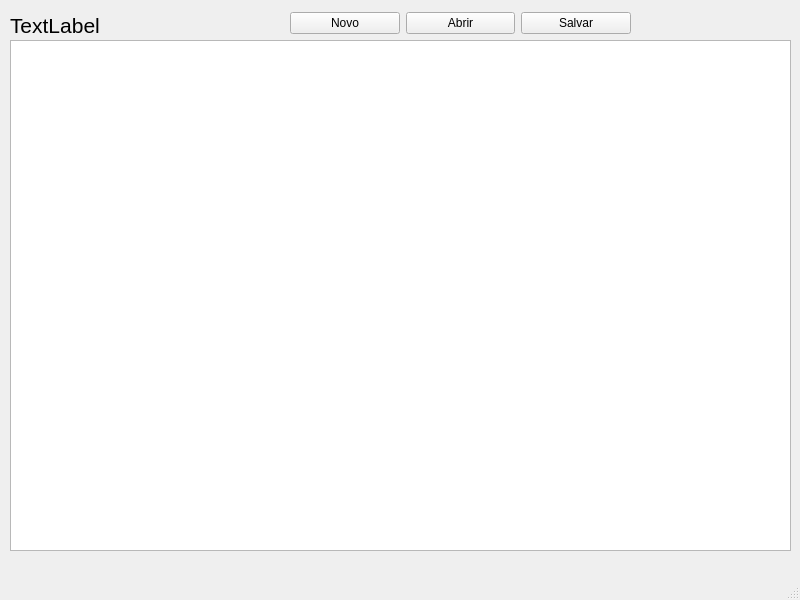
<?xml version="1.0" encoding="UTF-8"?>
<ui version="4.0">
 <class>MainWindow</class>
 <widget class="QMainWindow" name="MainWindow">
  <property name="geometry">
   <rect>
    <x>0</x>
    <y>0</y>
    <width>800</width>
    <height>600</height>
   </rect>
  </property>
  <property name="windowTitle">
   <string>MainWindow</string>
  </property>
  <widget class="QWidget" name="centralwidget">
   <widget class="QTextEdit" name="td_">
    <property name="geometry">
     <rect>
      <x>10</x>
      <y>40</y>
      <width>781</width>
      <height>511</height>
     </rect>
    </property>
   </widget>
   <widget class="QWidget" name="layoutWidget">
    <property name="geometry">
     <rect>
      <x>290</x>
      <y>10</y>
      <width>341</width>
      <height>26</height>
     </rect>
    </property>
    <layout class="QHBoxLayout" name="horizontalLayout">
     <item>
      <widget class="QPushButton" name="btnNovo">
       <property name="text">
        <string>Novo</string>
       </property>
      </widget>
     </item>
     <item>
      <widget class="QPushButton" name="btnAbrir">
       <property name="text">
        <string>Abrir</string>
       </property>
      </widget>
     </item>
     <item>
      <widget class="QPushButton" name="btnSalvar">
       <property name="text">
        <string>Salvar</string>
       </property>
      </widget>
     </item>
    </layout>
   </widget>
   <widget class="QLabel" name="lbArquiv">
    <property name="geometry">
     <rect>
      <x>10</x>
      <y>10</y>
      <width>91</width>
      <height>31</height>
     </rect>
    </property>
    <property name="font">
     <font>
      <pointsize>16</pointsize>
     </font>
    </property>
    <property name="text">
     <string>TextLabel</string>
    </property>
   </widget>
  </widget>
  <widget class="QMenuBar" name="menubar">
   <property name="geometry">
    <rect>
     <x>0</x>
     <y>0</y>
     <width>800</width>
     <height>21</height>
    </rect>
   </property>
  </widget>
  <widget class="QStatusBar" name="statusbar"/>
 </widget>
 <resources/>
 <connections/>
</ui>
